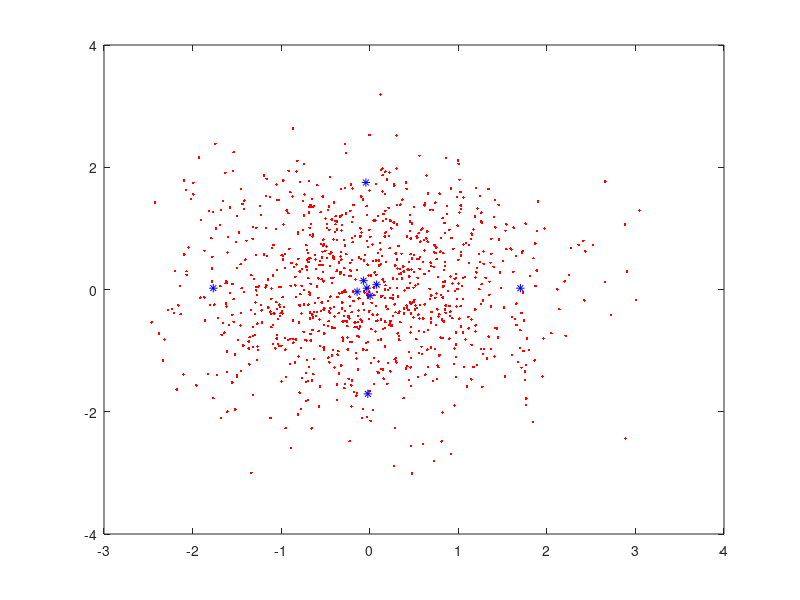

This chart was generated by the following MATLAB code:
A = randn(1000,4);

%plot(x(:,1),x(:,2), '.r');

Ma = mean(A);
Cx = cov(A);



n = 4;
k = -1;

Ch = chol((n+k).*Cx);

S0 = Ma;
W0 =(k/(n+k));
S1 = transpose(Ma) + Ch(:,1);
W1 = (1/(2.*(n+k)));
S2 = transpose(Ma) - Ch(:,1);
W2 = (1/(2.*(n+k)));
S3 = transpose(Ma) + Ch(:,2);
W3 = (1/(2.*(n+k)));
S4= transpose(Ma) - Ch(:,2);
W4 = (1/(2.*(n+k)));
S5 = transpose(Ma) + Ch(:,3);
W5 = (1/(2.*(n+k)));
S6 = transpose(Ma) - Ch(:,3);
W6 = (1/(2.*(n+k)));
S7 = transpose(Ma) + Ch(:,4);
W7 = (1/(2.*(n+k)));
S8 = transpose(Ma) - Ch(:,4);
W8 = (1/(2.*(n+k)));


plot(A(:,1), A(:,2), '.r')
hold on
plot(Ma(:,1), Ma(:,2), '*b')
plot(S1(1,:), S1(2,:), '*b');
plot(S2(1,:), S2(2,:), '*b');
plot(S3(1,:), S3(2,:), '*b');
plot(S4(1,:), S4(2,:), '*b');
plot(S5(1,:), S5(2,:), '*b');
plot(S6(1,:), S6(2,:), '*b');
plot(S7(1,:), S7(2,:), '*b');
plot(S8(1,:), S8(2,:), '*b');
